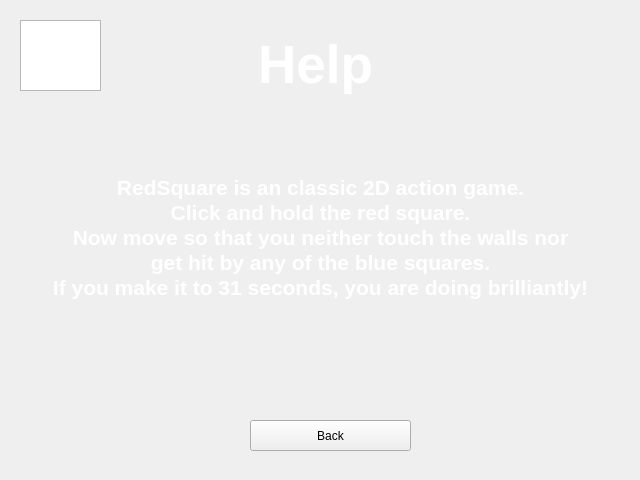
<?xml version="1.0" encoding="UTF-8"?>
<ui version="4.0">
 <class>help</class>
 <widget class="QWidget" name="help">
  <property name="geometry">
   <rect>
    <x>0</x>
    <y>0</y>
    <width>640</width>
    <height>480</height>
   </rect>
  </property>
  <property name="windowTitle">
   <string>Form</string>
  </property>
  <widget class="QGraphicsView" name="graphicsView">
   <property name="geometry">
    <rect>
     <x>20</x>
     <y>20</y>
     <width>81</width>
     <height>71</height>
    </rect>
   </property>
   <property name="autoFillBackground">
    <bool>false</bool>
   </property>
   <property name="verticalScrollBarPolicy">
    <enum>Qt::ScrollBarAlwaysOff</enum>
   </property>
   <property name="horizontalScrollBarPolicy">
    <enum>Qt::ScrollBarAlwaysOff</enum>
   </property>
   <property name="backgroundBrush">
    <brush brushstyle="NoBrush">
     <color alpha="255">
      <red>0</red>
      <green>0</green>
      <blue>0</blue>
     </color>
    </brush>
   </property>
   <property name="foregroundBrush">
    <brush brushstyle="NoBrush">
     <color alpha="255">
      <red>0</red>
      <green>0</green>
      <blue>0</blue>
     </color>
    </brush>
   </property>
   <property name="interactive">
    <bool>true</bool>
   </property>
  </widget>
  <widget class="QLabel" name="label">
   <property name="geometry">
    <rect>
     <x>120</x>
     <y>30</y>
     <width>391</width>
     <height>71</height>
    </rect>
   </property>
   <property name="font">
    <font>
     <pointsize>40</pointsize>
     <weight>75</weight>
     <bold>true</bold>
    </font>
   </property>
   <property name="text">
    <string>&lt;!DOCTYPE HTML PUBLIC &quot;-//W3C//DTD HTML 4.0//EN&quot; &quot;http://www.w3.org/TR/REC-html40/strict.dtd&quot;&gt;
&lt;html&gt;&lt;head&gt;&lt;meta name=&quot;qrichtext&quot; content=&quot;1&quot; /&gt;&lt;style type=&quot;text/css&quot;&gt;
p, li { white-space: pre-wrap; }
&lt;/style&gt;&lt;/head&gt;&lt;body style=&quot; font-family:'MS Shell Dlg 2'; font-size:40pt; font-weight:600; font-style:normal;&quot;&gt;
&lt;p align=&quot;center&quot; style=&quot; margin-top:0px; margin-bottom:0px; margin-left:0px; margin-right:0px; -qt-block-indent:0; text-indent:0px;&quot;&gt;&lt;span style=&quot; color:#ffffff;&quot;&gt;Help&lt;/span&gt;&lt;/p&gt;&lt;/body&gt;&lt;/html&gt;</string>
   </property>
  </widget>
  <widget class="QLabel" name="label_2">
   <property name="geometry">
    <rect>
     <x>10</x>
     <y>140</y>
     <width>621</width>
     <height>221</height>
    </rect>
   </property>
   <property name="font">
    <font>
     <pointsize>40</pointsize>
     <weight>75</weight>
     <bold>true</bold>
    </font>
   </property>
   <property name="text">
    <string>&lt;!DOCTYPE HTML PUBLIC &quot;-//W3C//DTD HTML 4.0//EN&quot; &quot;http://www.w3.org/TR/REC-html40/strict.dtd&quot;&gt;
&lt;html&gt;&lt;head&gt;&lt;meta name=&quot;qrichtext&quot; content=&quot;1&quot; /&gt;&lt;style type=&quot;text/css&quot;&gt;
p, li { white-space: pre-wrap; }
&lt;/style&gt;&lt;/head&gt;&lt;body style=&quot; font-family:'MS Shell Dlg 2'; font-size:40pt; font-weight:600; font-style:normal;&quot;&gt;
&lt;p align=&quot;center&quot; style=&quot; margin-top:0px; margin-bottom:0px; margin-left:0px; margin-right:0px; -qt-block-indent:0; text-indent:0px;&quot;&gt;&lt;span style=&quot; font-size:16pt; color:#ffffff;&quot;&gt;RedSquare is an classic 2D action game.&lt;/span&gt;&lt;/p&gt;
&lt;p align=&quot;center&quot; style=&quot; margin-top:0px; margin-bottom:0px; margin-left:0px; margin-right:0px; -qt-block-indent:0; text-indent:0px;&quot;&gt;&lt;span style=&quot; font-size:16pt; color:#ffffff;&quot;&gt;Click and hold the red square.&lt;/span&gt;&lt;/p&gt;
&lt;p align=&quot;center&quot; style=&quot; margin-top:0px; margin-bottom:0px; margin-left:0px; margin-right:0px; -qt-block-indent:0; text-indent:0px;&quot;&gt;&lt;span style=&quot; font-size:16pt; color:#ffffff;&quot;&gt;Now move so that you neither touch the walls nor&lt;/span&gt;&lt;/p&gt;
&lt;p align=&quot;center&quot; style=&quot; margin-top:0px; margin-bottom:0px; margin-left:0px; margin-right:0px; -qt-block-indent:0; text-indent:0px;&quot;&gt;&lt;span style=&quot; font-size:16pt; color:#ffffff;&quot;&gt;get hit by any of the blue squares.&lt;/span&gt;&lt;/p&gt;
&lt;p align=&quot;center&quot; style=&quot; margin-top:0px; margin-bottom:0px; margin-left:0px; margin-right:0px; -qt-block-indent:0; text-indent:0px;&quot;&gt;&lt;span style=&quot; font-size:16pt; color:#ffffff;&quot;&gt;If you make it to 31 seconds, you are doing brilliantly!&lt;/span&gt;&lt;/p&gt;
&lt;p align=&quot;center&quot; style=&quot;-qt-paragraph-type:empty; margin-top:0px; margin-bottom:0px; margin-left:0px; margin-right:0px; -qt-block-indent:0; text-indent:0px; font-size:16pt; color:#ffffff;&quot;&gt;&lt;/p&gt;&lt;/body&gt;&lt;/html&gt;</string>
   </property>
  </widget>
  <widget class="QPushButton" name="backButton">
   <property name="geometry">
    <rect>
     <x>250</x>
     <y>420</y>
     <width>161</width>
     <height>31</height>
    </rect>
   </property>
   <property name="text">
    <string>Back</string>
   </property>
  </widget>
 </widget>
 <resources/>
 <connections/>
</ui>
